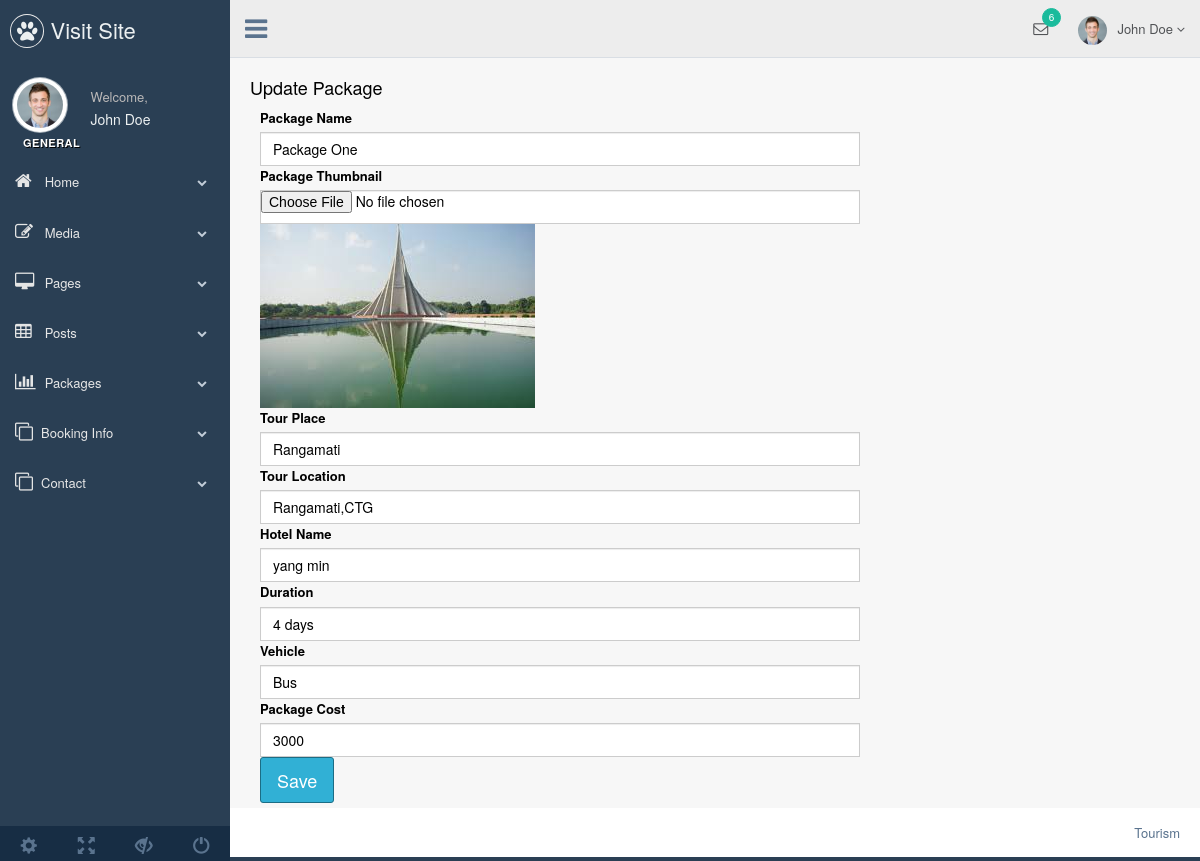
/admin/editPackage.php?id=2 (signed in), run on the app's committed database.
### tables this page shows
CREATE TABLE IF NOT EXISTS `img_package` (
  `id` int(250) NOT NULL AUTO_INCREMENT,
  `package_id` int(250) NOT NULL,
  `img_name` varchar(250) NOT NULL,
  PRIMARY KEY (`id`)
);

CREATE TABLE IF NOT EXISTS `package` (
  `id` int(250) NOT NULL AUTO_INCREMENT,
  `title` varchar(250) NOT NULL,
  `tour_place` varchar(250) NOT NULL,
  `tour_location` varchar(250) NOT NULL,
  `hotel_name` varchar(250) NOT NULL,
  `duration` varchar(250) NOT NULL,
  `vehicle` varchar(250) NOT NULL,
  `package_cost` varchar(250) NOT NULL,
  PRIMARY KEY (`id`)
);

### src/Model/Package/Package.php (called while the page is built, shortened)
<?php
class Package extends Database
{
    public $id;
    public function prepare(array $data){
        if(array_key_exists("id",$data)){
            $this->id = $data["id"];
        }
        return $this;
    }
    public function selectById(){
        $sql = "SELECT * FROM `package`
                LEFT JOIN `img_package`
                ON `package`.`id` = `img_package`.`package_id`
                WHERE `package`.`id` = {$this->id}";
        $result = $this->conn->query($sql);
        $row = "";
        if($result){
            $row = $result->fetch_object();
        }
        return $row;
    }
}

### src/Model/Database/Database.php (called while the page is built, shortened)
<?php
class Database{
    protected function __construct()
    {
        $this->conn = new \mysqli("localhost","root","","tourism");
    }
}

### admin/editPackage.php (the view, shortened to what this page needs)
<?php
$package = new Package();
$editPackage = $package->prepare($_GET)->selectById();
include_once"header.php";
?>
<div class="right_col" role="main">
    <div id="container">
         <div class="row">
            <div class="col-lg-12">
                <div class="heading">
                    <h2>Update Package</h2>
                </div>
                <div class="formArea">
                    <form action="updatePackage.php" method="post" enctype="multipart/form-data">
                        <div class="col-lg-8">
                            <label for="package">Package Name</label>
                            <input type="text" id="package" name="title" value="<?php echo $editPackage->title; ?>" class="form-control">
                        </div>
                        <div class="col-lg-8">
                            <label for="img_name">Package Thumbnail</label>
                            <input id="img_name" type="file" name="img_name" class="form-control">
                            <div class="img-responsive">
                                <img src="../Resources/images/<?php echo $editPackage->img_name; ?>" alt="">
                            </div>
                        </div>
                        <div class="col-lg-8">
                            <label for="place">Tour Place</label>
                            <input id="place" value="<?php echo $editPackage->tour_place; ?>" type="text" name="tour_place" class="form-control">
                        </div>
                        <div class="col-lg-8">
                            <label for="location">Tour Location</label>
                            <input id="location" value="<?php echo $editPackage->tour_location; ?>" type="text" name="tour_location" class="form-control">
                        </div>
                        <div class="col-lg-8">
                            <label for="hotel">Hotel Name</label>
                            <input id="hotel" value="<?php echo $editPackage->hotel_name; ?>" type="text" name="hotel_name" class="form-control">
                        </div>
                        <div class="col-lg-8">
                            <label for="duration">Duration</label>
                            <input id="duration" value="<?php echo $editPackage->duration; ?>" type="text" name="duration" class="form-control">
                        </div>
                        <div class="col-lg-8">
                            <label for="vehicle">Vehicle</label>
                            <input id="vehicle" value="<?php echo $editPackage->vehicle; ?>" type="text" name="vehicle" class="form-control">
                        </div>
                        <div class="col-lg-8">
                            <label for="cost">Package Cost</label>
                            <input value="<?php echo $editPackage->package_cost; ?>" name="package_cost" type="text" class="form-control" id="cost">
                        </div>
                        <div class="col-lg-8">
                            <input name="submit" type="submit" value="Save" class="btn btn-info btn-lg">
                        </div>
                    </form>
                </div>
            </div>
        </div>
    </div>
</div>
<?php include_once"footer.php"; ?>

### Resources/css/main.css (style rules this page uses)
* { margin: 0; padding:0; }
body { color:#000; }
.heading h2 { color: #000; }
input[type="file"] { display: block; padding: 0px 0px; }
.btn-info { background-color: #31b0d5; border-color: #1b6d85; color: #fff; }
.form-control { color: #000; }

### data on the page
img_package: title "Package One", img_name (picture), tour_place "Rangamati", tour_location "Rangamati,CTG", hotel_name "yang min", duration "4 days", vehicle "Bus", package_cost "3000"
